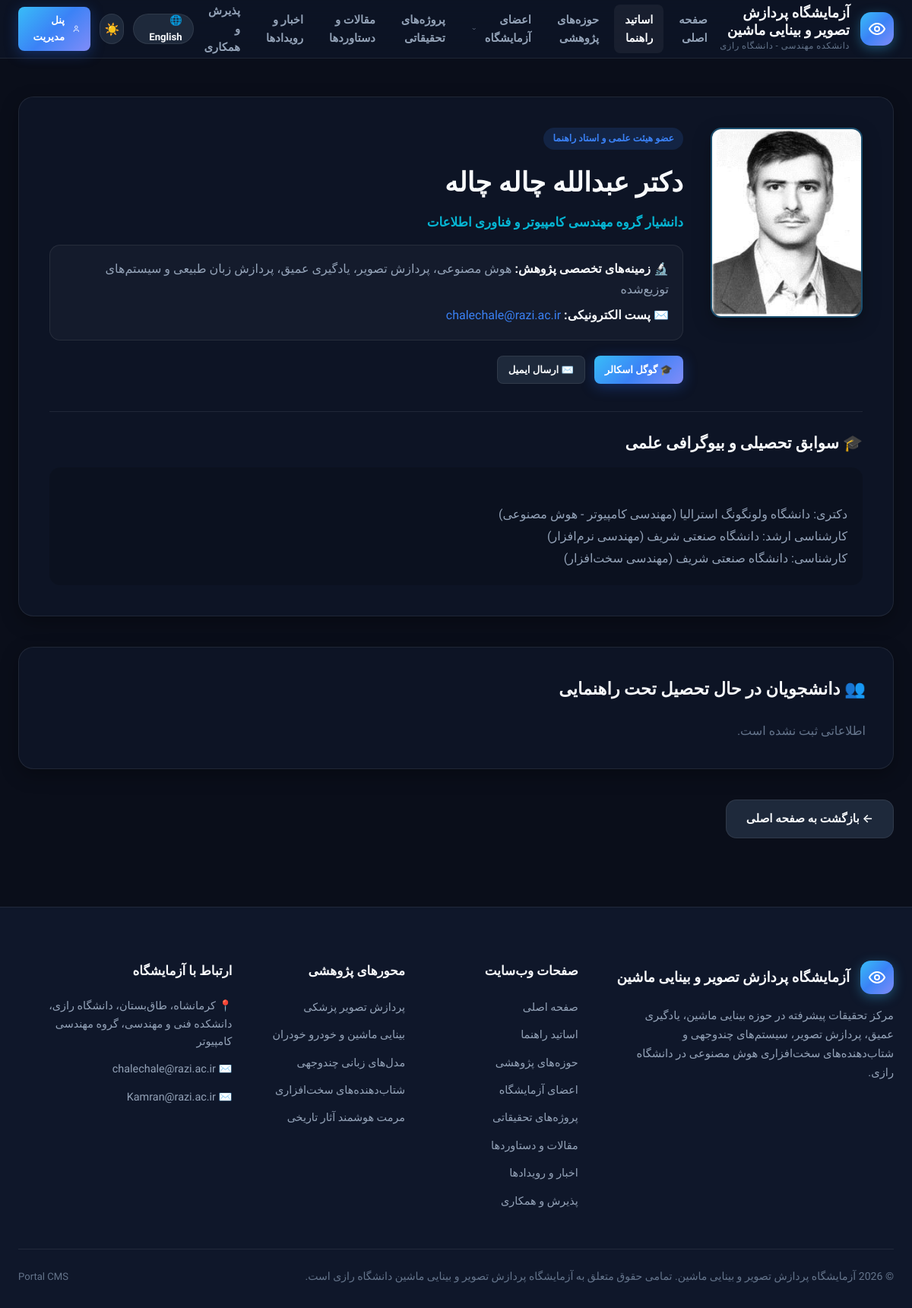
Page /professor_details.php on the committed database.
### tables this page shows
CREATE TABLE IF NOT EXISTS `professor` (
    `id`           INT           NOT NULL AUTO_INCREMENT,
    `name`         VARCHAR(255)  NOT NULL DEFAULT '',
    `name_fa`      VARCHAR(255)  NOT NULL DEFAULT '',
    `position`     VARCHAR(255)  NOT NULL DEFAULT '',
    `position_fa`  VARCHAR(255)  NOT NULL DEFAULT '',
    `field`        VARCHAR(255)  NOT NULL DEFAULT '',
    `field_fa`     VARCHAR(255)  NOT NULL DEFAULT '',
    `email`        VARCHAR(255)  NOT NULL DEFAULT '',
    `scholar_link` VARCHAR(500)  NOT NULL DEFAULT '',
    `linkedin`     VARCHAR(500)  NOT NULL DEFAULT '',
    `bio`          TEXT,
    `bio_fa`       TEXT,
    `image`        VARCHAR(255)           DEFAULT NULL,
    PRIMARY KEY (`id`)
);

### includes/setup.php (called while the page is built, shortened)
<?php
$_setup_conn = new mysqli($host, $user, $pass);
$_setup_conn->set_charset('utf8mb4');
$_SQL_DB = "CREATE DATABASE IF NOT EXISTS `image_lab` CHARACTER SET utf8mb4 COLLATE utf8mb4_unicode_ci;";
$_setup_conn->query($_SQL_DB);
$_setup_conn->select_db('image_lab');
$_setup_conn->query("
CREATE TABLE IF NOT EXISTS `admins` (
    `id`       INT NOT NULL AUTO_INCREMENT,
    `username` VARCHAR(100) NOT NULL UNIQUE,
    `password` VARCHAR(255) NOT NULL,
    PRIMARY KEY (`id`)
) ENGINE=InnoDB DEFAULT CHARSET=utf8mb4 COLLATE=utf8mb4_unicode_ci;
");
$_setup_conn->query("INSERT IGNORE INTO `admins` (`id`, `username`, `password`) VALUES (1, 'admin', MD5('admin123'));");
$_setup_conn->query("
CREATE TABLE IF NOT EXISTS `professor` (
    `id`           INT NOT NULL AUTO_INCREMENT,
    `name`         VARCHAR(255) NOT NULL DEFAULT '',
    `name_fa`      VARCHAR(255) NOT NULL DEFAULT '',
    `position`     VARCHAR(255) NOT NULL DEFAULT '',
    `position_fa`  VARCHAR(255) NOT NULL DEFAULT '',
    `field`        VARCHAR(255) NOT NULL DEFAULT '',
    `field_fa`     VARCHAR(255) NOT NULL DEFAULT '',
    `email`        VARCHAR(255) NOT NULL DEFAULT '',
    `scholar_link` VARCHAR(500) NOT NULL DEFAULT '',
    `linkedin`     VARCHAR(500) NOT NULL DEFAULT '',
    `bio`          TEXT,
    `bio_fa`       TEXT,
    `image`        VARCHAR(255) DEFAULT NULL,
    PRIMARY KEY (`id`)
) ENGINE=InnoDB DEFAULT CHARSET=utf8mb4 COLLATE=utf8mb4_unicode_ci;
");
$_setup_conn->query("
INSERT INTO `professor` (`id`, `name`, `name_fa`, `position`, `position_fa`, `field`, `field_fa`, `email`, `scholar_link`, `bio`, `bio_fa`, `image`) VALUES
(1, 'Dr. Abdolah Chalechale', 'دکتر عبدالله چاله چاله', 'Associate Professor of Computer Engineering & IT', 'دانشیار مهندسی کامپیوتر و هوش مصنوعی', 'Artificial Intelligence, Image Processing, Deep Learning, Multimodal NLP, Distributed Systems', 'هوش مصنوعی، پردازش تصویر، یادگیری عمیق، پردازش زبان طبیعی و سیستم‌های توزیع‌شده', 'chalechale@razi.ac.ir', 'https://scholar.google.com/citations?user=ARw4FiUAAAAJ&hl=en', 'PhD: University of Wollongong, Australia (AI & Image Processing)\nMSc: Sharif University of Technology (Software Engineering)\nBSc: Sharif University of Technology (Hardware Engineering)', 'دکتری: دانشگاه ولونگونگ استرالیا (هوش مصنوعی و پردازش تصویر)\nکارشناسی ارشد: دانشگاه صنعتی شریف (مهندسی نرم‌افزار)\nکارشناسی: دانشگاه صنعتی شریف (مهندسی سخت‌افزار)', '1773629261.jpg'),
(2, 'Dr. Arezo Kamran', 'دکتر آرزو کامران', 'Assistant Professor of Computer Engineering & IT', 'استادیار معماری سیستم‌های کامپیوتری', 'Computer Systems Architecture, Approximate Computing, Digital System Testing & Design, Edge AI', 'معماری سیستم‌های کامپیوتری، محاسبات تقریبی، طراحی و آزمون سیستم‌های دیجیتال، هوش مصنوعی لبه', 'Kamran@razi.ac.ir', 'https://scholar.google.com/citations?user=M_s3_SQAAAAJ&hl=en', 'PhD: University of Tehran (Computer Systems Architecture)\nAssistant Professor at Faculty of Engineering, Razi University.', 'دکتری: دانشگاه تهران (مهندسی معماری سیستم‌های کامپیوتری)\nاستادیار دانشکده فنی و مهندسی دانشگاه رازی', '1773630810.jpg')
ON DUPLICATE KEY UPDATE `name`=VALUES(`name`), `name_fa`=VALUES(`name_fa`), `position`=VALUES(`position`), `position_fa`=VALUES(`position_fa`), `field`=VALUES(`field`), `field_fa`=VALUES(`field_fa`), `bio`=VALUES(`bio`), `bio_fa`=VALUES(`bio_fa`), `image`=VALUES(`image`);
");
$_setup_conn->query("
CREATE TABLE IF NOT EXISTS `students` (
    `id`                 INT NOT NULL AUTO_INCREMENT,
    `name`               VARCHAR(255) NOT NULL DEFAULT '',
    `full_name`          VARCHAR(255) NOT NULL DEFAULT '',
    `full_name_fa`       VARCHAR(255) NOT NULL DEFAULT '',
    `email`              VARCHAR(255) NOT NULL DEFAULT '',
    `major`              VARCHAR(255) NOT NULL DEFAULT '',
    `degree`             ENUM('MSc','PhD') NOT NULL DEFAULT 'MSc',
    `photo`              VARCHAR(255) DEFAULT NULL,
    `status`             VARCHAR(100) NOT NULL DEFAULT '',
    `thesis_title`       TEXT,
    `thesis_title_fa`    TEXT,
    `research_interests` TEXT,
    `contact`            VARCHAR(255) NOT NULL DEFAULT '',
    `scholar_link`       VARCHAR(500) NOT NULL DEFAULT '',
    `professor_id`       INT DEFAULT 1,
    `graduated`          TINYINT(1) NOT NULL DEFAULT 0,
    `created_at`         TIMESTAMP NOT NULL DEFAULT CURRENT_TIMESTAMP,
    PRIMARY KEY (`id`)
) ENGINE=InnoDB DEFAULT CHARSET=utf8mb4 COLLATE=utf8mb4_unicode_ci;
");
$_setup_conn->query("
CREATE TABLE IF NOT EXISTS `publications` (
    `id`           INT NOT NULL AUTO_INCREMENT,
    `title`        TEXT NOT NULL,
    `authors`      TEXT NOT NULL,
    `journal`      VARCHAR(500) NOT NULL DEFAULT '',
    `year`         INT NOT NULL,
    `doi`          VARCHAR(255) DEFAULT NULL,
    `link`         VARCHAR(500) DEFAULT NULL,
    `pdf_file`     VARCHAR(255) DEFAULT NULL,
    `bibtex`       TEXT DEFAULT NULL,
    `pub_type`     VARCHAR(100) NOT NULL DEFAULT 'Journal',
    `citations`    INT NOT NULL DEFAULT 0,
    `created_at`   TIMESTAMP NOT NULL DEFAULT CURRENT_TIMESTAMP,
    PRIMARY KEY (`id`),
    KEY `idx_year` (`year`)
) ENGINE=InnoDB DEFAULT CHARSET=utf8mb4 COLLATE=utf8mb4_unicode_ci;
");
$_setup_conn->query("
CREATE TABLE IF NOT EXISTS `projects` (
    `id`              INT NOT NULL AUTO_INCREMENT,
    `title`           VARCHAR(255) NOT NULL,
    `title_fa`        VARCHAR(255) NOT NULL,
    `description`     TEXT NOT NULL,
    `description_fa`  TEXT NOT NULL,
    `image`           VARCHAR(255) DEFAULT NULL,
    `category`        VARCHAR(100) NOT NULL DEFAULT 'Computer Vision',
    `status`          ENUM('active','completed') NOT NULL DEFAULT 'active',
    `tech_stack`      VARCHAR(255) NOT NULL DEFAULT '',
    `lead_researcher` VARCHAR(255) NOT NULL DEFAULT '',
    `professor_id`    INT DEFAULT 1,
    `link`            VARCHAR(500) DEFAULT NULL,
    `created_at`      TIMESTAMP NOT NULL DEFAULT CURRENT_TIMESTAMP,
    PRIMARY KEY (`id`)
) ENGINE=InnoDB DEFAULT CHARSET=utf8mb4 COLLATE=utf8mb4_unicode_ci;
");
$_setup_conn->query("
CREATE TABLE IF NOT EXISTS `news_events` (
    `id`         INT NOT NULL AUTO_INCREMENT,
    `title`      VARCHAR(255) NOT NULL,
    `title_fa`   VARCHAR(255) NOT NULL,
    `content`    TEXT NOT NULL,
    `content_fa` TEXT NOT NULL,
    `type`       ENUM('news','event','defense','award') NOT NULL DEFAULT 'news',
    `event_date` DATE NOT NULL,
    `location`   VARCHAR(255) DEFAULT NULL,
    `link`       VARCHAR(500) DEFAULT NULL,
    `image`      VARCHAR(255) DEFAULT NULL,
    `created_at` TIMESTAMP NOT NULL DEFAULT CURRENT_TIMESTAMP,
    PRIMARY KEY (`id`)
) ENGINE=InnoDB DEFAULT CHARSET=utf8mb4 COLLATE=utf8mb4_unicode_ci;
");
$_setup_conn->query("
CREATE TABLE IF NOT EXISTS `contact_messages` (
    `id`             INT NOT NULL AUTO_INCREMENT,
    `name`           VARCHAR(255) NOT NULL,
    `email`          VARCHAR(255) NOT NULL,
    `phone`          VARCHAR(50) DEFAULT NULL,
    `subject`        VARCHAR(255) NOT NULL,
    `message`        TEXT NOT NULL,
    `applicant_type` VARCHAR(100) NOT NULL DEFAULT 'General Inquiry',
    `created_at`     TIMESTAMP NOT NULL DEFAULT CURRENT_TIMESTAMP,
    PRIMARY KEY (`id`)
) ENGINE=InnoDB DEFAULT CHARSET=utf8mb4 COLLATE=utf8mb4_unicode_ci;
");
$pub_check = $_setup_conn->query("SELECT COUNT(*) as c FROM `publications`");
?>

### includes/db.php (called while the page is built, shortened)
<?php
$host = "localhost";
$user = "root";
$pass = "";
if (!file_exists(__DIR__ . '/.setup_done')) {
    require_once __DIR__ . "/setup.php";
}
?>

### professor_details.php (the view, shortened to what this page needs)
<?php
require_once __DIR__ . "/includes/db.php";
$prof_id = isset($_GET['id']) ? intval($_GET['id']) : 1;
$stmt = $conn->prepare("SELECT * FROM professor WHERE id = ?");
$stmt->bind_param("i", $prof_id);
$stmt->execute();
$prof = $stmt->get_result()->fetch_assoc();
require_once __DIR__ . "/header.php";
$stmt_stu = $conn->prepare("SELECT * FROM students WHERE professor_id = ? AND graduated = 0 ORDER BY CASE WHEN status LIKE '%PhD%' OR degree='PhD' THEN 1 ELSE 2 END ASC, id ASC");
$stmt_stu->bind_param("i", $prof_id);
$stmt_stu->execute();
$active_students = $stmt_stu->get_result();
?>
<section class="section" style="padding-top: 50px;">
    <div class="container">
        <div class="glass-card" style="padding: 40px; margin-bottom: 40px;">
            <div style="display: flex; gap: 36px; align-items: flex-start; flex-wrap: wrap;">
                <div class="prof-img-wrap" style="width: 200px; height: 250px; border-radius: var(--radius-md);">
                    <img src="uploads/<?= !empty($prof['image']) ? htmlspecialchars($prof['image']) : 'default.png' ?>" alt="<?= htmlspecialchars($prof['name']) ?>">
                </div>
                <div style="flex: 1; min-width: 280px;">
                    <span class="prof-badge"><?= $is_rtl ? 'عضو هیئت علمی و استاد راهنما' : 'Faculty Member & Research Supervisor' ?></span>
                    <h1 style="font-size: 2.2rem; font-weight: 800; color: var(--text-primary); margin: 6px 0 10px 0;">
                        <?= htmlspecialchars($is_rtl && !empty($prof['name_fa']) ? $prof['name_fa'] : $prof['name']) ?>
                    </h1>
                    <p style="font-size: 1.05rem; color: var(--accent-cyan); font-weight: 600; margin-bottom: 16px;">
                        <?= htmlspecialchars($is_rtl && !empty($prof['position_fa']) ? $prof['position_fa'] : $prof['position']) ?>
                    </p>
                    <div style="background: rgba(255, 255, 255, 0.03); padding: 18px; border-radius: var(--radius-md); border: 1px solid var(--border-color); margin-bottom: 20px;">
                        <div style="margin-bottom: 8px;">
                            <strong style="color: var(--text-primary);">🔬 <?= $is_rtl ? 'زمینه‌های تخصصی پژوهش:' : 'Research Fields:' ?></strong>
                            <span style="color: var(--text-secondary); margin-left: 6px;">
                                <?= htmlspecialchars($is_rtl && !empty($prof['field_fa']) ? $prof['field_fa'] : $prof['field']) ?>
                            </span>
                        </div>
                        <div>
                            <strong style="color: var(--text-primary);">✉️ <?= $is_rtl ? 'پست الکترونیکی:' : 'Email Address:' ?></strong>
                            <a href="mailto:<?= htmlspecialchars($prof['email']) ?>" style="color: var(--accent-blue); margin-left: 6px;">
                                <?= htmlspecialchars($prof['email']) ?>
                            </a>
                        </div>
                    </div>
                    <div style="display: flex; gap: 12px; flex-wrap: wrap;">
                        <?php if (!empty($prof['scholar_link'])): ?>
                        <a href="<?= htmlspecialchars($prof['scholar_link']) ?>" target="_blank" class="btn btn-primary btn-sm">
                            🎓 <?= htmlspecialchars($tr['scholar']) ?>
                        </a>
                        <?php endif; ?>
                        <a href="mailto:<?= htmlspecialchars($prof['email']) ?>" class="btn btn-secondary btn-sm">
                            ✉️ <?= $is_rtl ? 'ارسال ایمیل' : 'Send Email' ?>
                        </a>
                    </div>
                </div>
            </div>
            <div style="margin-top: 36px; padding-top: 24px; border-top: 1px solid var(--border-color);">
                <h3 style="font-size: 1.3rem; color: var(--text-primary); margin-bottom: 14px; display: flex; align-items: center; gap: 8px;">
                    🎓 <?= $is_rtl ? 'سوابق تحصیلی و بیوگرافی علمی' : 'Academic Background & Bio' ?>
                </h3>
                <div style="color: var(--text-secondary); line-height: 1.8; white-space: pre-line; background: rgba(0,0,0,0.15); padding: 20px; border-radius: var(--radius-md);">
                    <?= htmlspecialchars($is_rtl && !empty($prof['bio_fa']) ? $prof['bio_fa'] : $prof['bio']) ?>
                </div>
            </div>
        </div>
        <div class="glass-card" style="padding: 36px; margin-bottom: 40px;">
            <h2 style="font-size: 1.4rem; color: var(--text-primary); margin-bottom: 24px;">
                👥 <?= $is_rtl ? 'دانشجویان در حال تحصیل تحت راهنمایی' : 'Current Supervised Students' ?>
            </h2>
            <?php if ($active_students && $active_students->num_rows > 0): ?>
            <div class="students-grid">
                <?php while ($st = $active_students->fetch_assoc()):
                    $name = !empty($st['full_name']) ? $st['full_name'] : $st['name'];
                    $is_phd = (stripos($st['status'], 'PhD') !== false || $st['degree'] === 'PhD');
                ?>
                <div class="glass-card student-card">
                    <img class="student-avatar" src="uploads/<?= !empty($st['photo']) ? htmlspecialchars($st['photo']) : 'default.png' ?>" alt="<?= htmlspecialchars($name) ?>">
                    <span class="student-degree-badge <?= $is_phd ? 'badge-phd' : 'badge-msc' ?>">
                        <?= $is_phd ? ($is_rtl ? 'دانشجوی دکتری' : 'PhD Student') : ($is_rtl ? 'دانشجوی ارشد' : 'MSc Student') ?>
                    </span>
                    <h4 class="student-name"><?= htmlspecialchars($name) ?></h4>
                    <div class="student-major"><?= htmlspecialchars($st['major']) ?></div>
                    <div class="student-thesis">
                        <?= htmlspecialchars(!empty($st['thesis_title']) ? $st['thesis_title'] : $st['research_interests']) ?>
                    </div>
                    <a href="student_details.php?id=<?= $st['id'] ?>" class="btn btn-primary btn-sm" style="width: 100%; margin-top: auto;">
                        <?= htmlspecialchars($tr['view_profile']) ?>
                    </a>
                </div>
                <?php endwhile; ?>
            </div>
            <?php else: ?>
            <p style="color: var(--text-muted);"><?= $is_rtl ? 'اطلاعاتی ثبت نشده است.' : 'No active students listed.' ?></p>
            <?php endif; ?>
        </div>
        <div style="margin-top: 30px;">
            <a href="public_page.php" class="btn btn-secondary">
                ← <?= $is_rtl ? 'بازگشت به صفحه اصلی' : 'Back to Home' ?>
            </a>
        </div>
    </div>
</section>
<?php require_once __DIR__ . "/footer.php"; ?>

### rows in the picture
professor: image (picture), name_fa "دکتر عبدالله چاله چاله", position_fa "دانشیار گروه مهندسی کامپیوتر و فناوری اطلاعات", field_fa "هوش مصنوعی، پردازش تصویر، یادگیری عمیق، پردازش زبان طبیعی و سیستم‌های توزیع‌شده", email "chalechale@razi.ac.ir", bio_fa "دکتری: دانشگاه ولونگونگ استرالیا (مهندسی کامپیوتر - هوش مصنوعی) کارشناسی ارشد: دانشگاه صنعتی شریف (مهندسی نرم‌افزار) کارشناسی: دانشگاه صنعتی شریف (مهندسی سخت‌افزار)"

### other values in the picture
$tr['lab_name'] "آزمایشگاه پردازش تصویر و بینایی ماشین"
$tr['lab_sub'] "دانشکده مهندسی - دانشگاه رازی"
$tr['home'] "صفحه اصلی"
$tr['faculty'] "اساتید راهنما"
$tr['research'] "حوزه‌های پژوهشی"
$tr['team'] "اعضای آزمایشگاه"
$tr['projects'] "پروژه‌های تحقیقاتی"
$tr['publications'] "مقالات و دستاوردها"
$tr['news'] "اخبار و رویدادها"
$tr['contact'] "پذیرش و همکاری"
$tr['toggle_lang'] "English"
$tr['admin'] "پنل مدیریت"
$tr['scholar'] "گوگل اسکالر"
$tr['rights'] "تمامی حقوق متعلق به آزمایشگاه پردازش تصویر و بینایی ماشین دانشگاه رازی است."
